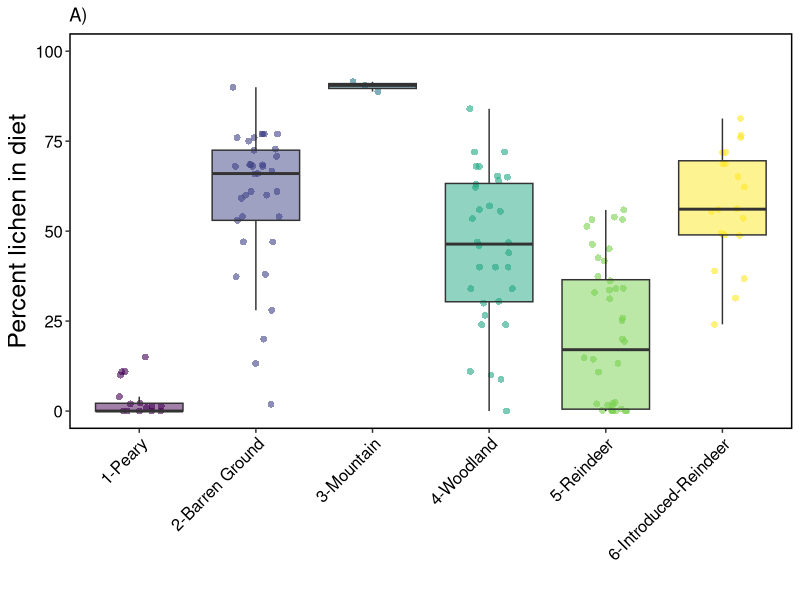
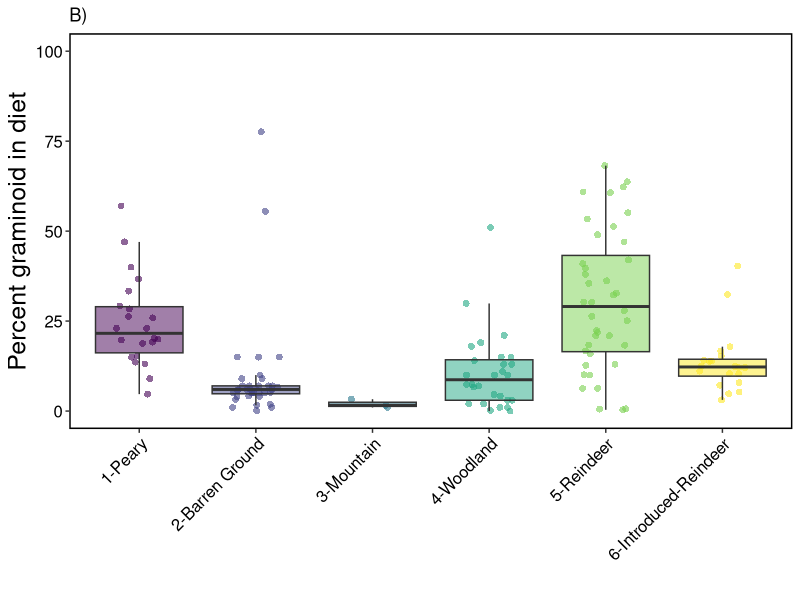
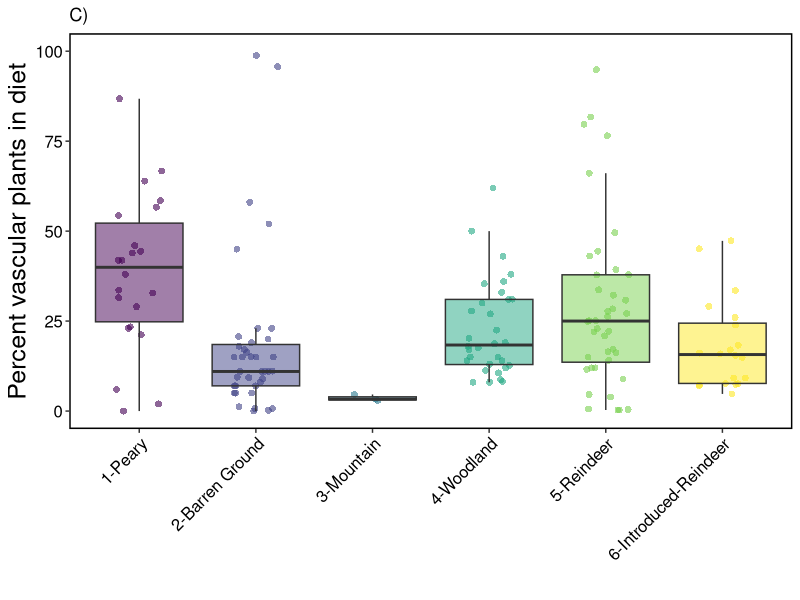

Here is the R script that generated these plots, in order: (Note: this script raises an error after producing the figures.)

library(data.table)
library(ggplot2)

sub <- fread("output/clean-data.csv")


png("figures/fig2.png", width = 8000, height = 4000, units = "px", res = 600)
aa <- ggplot(sub, 
             aes(Subspecies, lichen, fill=Subspecies)) + 
  geom_jitter(aes(color = Subspecies), 
              shape = 16,
              position = position_jitter(0.2),
              size = 2,
              alpha = 0.6) +
  geom_boxplot(aes(fill = Subspecies), 
               alpha = 0.5,
               outlier.color = NA) + 
  #geom_bar(stat = "identity", na.rm=TRUE, color = "black", alpha = 0.75) +
  #geom_errorbar(aes(ymin = meanDiet, 
  #                  ymax = meanDiet + sdDiet), width = 0.2) +
  ylab("Percent lichen in diet") + xlab("") +
  scale_fill_viridis_d() +
  scale_color_viridis_d() +
  ylim(0,100) +
  ggtitle("A)") +
  theme(legend.position = 'none',
        legend.key = element_blank(),
        legend.text = element_text(size = 12, color = "black"),
        legend.title = element_blank(),
        axis.title = element_text(size=18),
        axis.text.y = element_text(size=12, color = "black"),
        axis.text.x = element_text(size = 12, color = "black", angle = 45, hjust = 1), 
        strip.text  = element_text(size = 16),
        strip.background = element_rect(colour="black", size = 1, fill = "white"),
        panel.grid.minor = element_blank(),
        panel.background = element_blank(),
        panel.border = element_rect(colour = "black", fill=NA, size=1)) 

bb <- ggplot(sub, 
             aes(Subspecies, graminoid, fill=Subspecies)) + 
  geom_jitter(aes(color = Subspecies), 
              shape = 16,
              position = position_jitter(0.2),
              size = 2,
              alpha = 0.6) +
  geom_boxplot(aes(fill = Subspecies), 
               alpha = 0.5,
               outlier.color = NA) + 
  #geom_bar(stat = "identity", na.rm=TRUE, color = "black", alpha = 0.75) +
  #geom_errorbar(aes(ymin = meanDiet, 
  #                  ymax = meanDiet + sdDiet), width = 0.2) +
  ylab("Percent graminoid in diet") + xlab("") +
  scale_fill_viridis_d() +
  scale_color_viridis_d() +
  ylim(0,100) +
  ggtitle("B)") +
  theme(legend.position = 'none',
        legend.key = element_blank(),
        legend.text = element_text(size = 12, color = "black"),
        legend.title = element_blank(),
        axis.title = element_text(size=18),
        axis.text.y = element_text(size=12, color = "black"),
        axis.text.x = element_text(size = 12, color = "black", angle = 45, hjust = 1), 
        strip.text  = element_text(size = 16),
        strip.background = element_rect(colour="black", size = 1, fill = "white"),
        panel.grid.minor = element_blank(),
        panel.background = element_blank(),
        panel.border = element_rect(colour = "black", fill=NA, size=1)) 

cc <- ggplot(sub, 
             aes(Subspecies, vascular, fill=Subspecies)) + 
  geom_jitter(aes(color = Subspecies), 
              shape = 16,
              position = position_jitter(0.2),
              size = 2,
              alpha = 0.6) +
  geom_boxplot(aes(fill = Subspecies), 
               alpha = 0.5,
               outlier.color = NA) + 
  #geom_bar(stat = "identity", na.rm=TRUE, color = "black", alpha = 0.75) +
  #geom_errorbar(aes(ymin = meanDiet, 
  #                  ymax = meanDiet + sdDiet), width = 0.2) +
  ylab("Percent vascular plants in diet") + xlab("") +
  scale_fill_viridis_d() +
  scale_color_viridis_d() +
  ylim(0,100) +
  ggtitle("C)") +
  theme(legend.position = 'none',
        legend.key = element_blank(),
        legend.text = element_text(size = 12, color = "black"),
        legend.title = element_blank(),
        axis.title = element_text(size=18),
        axis.text.y = element_text(size=12, color = "black"),
        axis.text.x = element_text(size = 12, color = "black", angle = 45, hjust = 1), 
        strip.text  = element_text(size = 16),
        strip.background = element_rect(colour="black", size = 1, fill = "white"),
        panel.grid.minor = element_blank(),
        panel.background = element_blank(),
        panel.border = element_rect(colour = "black", fill=NA, size=1)) 


grid.arrange(aa,bb, cc, nrow = 1)

dev.off()
